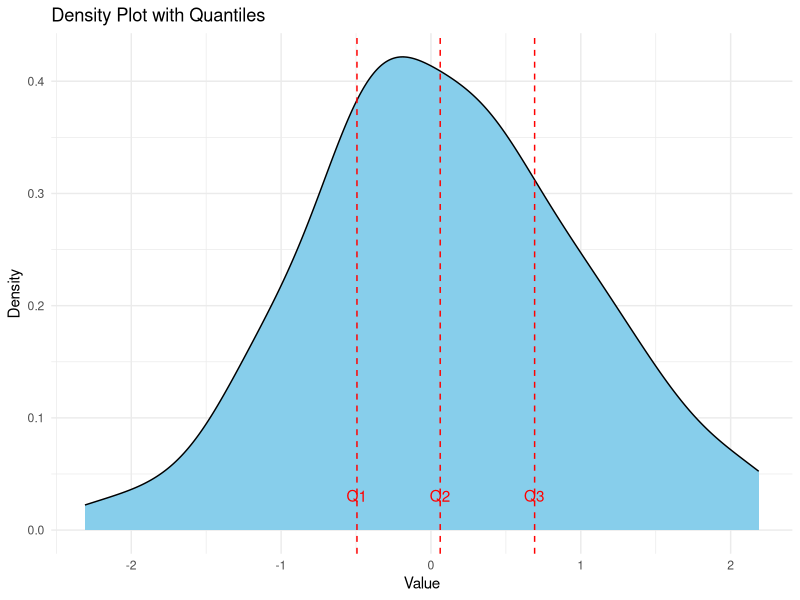

Reproduce this figure in R.
library(ggplot2)
set.seed(123)
data <- rnorm(100)

quantiles <- quantile(data, probs = c(0.25, 0.5, 0.75))
density_plot <- ggplot(data.frame(x = data), aes(x = x)) +
  geom_density(fill = "skyblue", color = "black") +
  labs(x = "Value", y = "Density", title = "Density Plot with Quantiles") +
  theme_minimal()

# Add quantiles as vertical lines to the density plot
density_plot +
  geom_vline(xintercept = quantiles, linetype = "dashed", color = "red") +
  geom_text(data = data.frame(quantiles = quantiles, label = paste0("Q", c(1, 2, 3))),
            aes(x = quantiles, label = label), y = 0.02, color = "red", vjust = -0.5)
